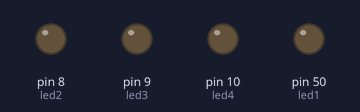
Recording of a sketch running on a simulated Arduino Mega 2560, built with avr-gcc and run on an emulated ATmega2560. Shown: output pins drawn as LEDs (lit = HIGH).

Above: at 0.25 s.
At 0.85 s:
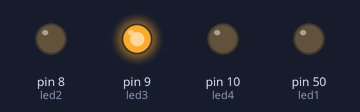
At 1.05 s:
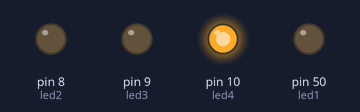
At 1.85 s:
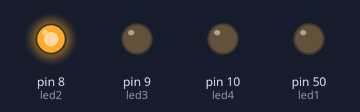
At 2.85 s:
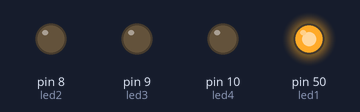
Timing chart, 0 to 3.1 s (numbered marks = the images above):
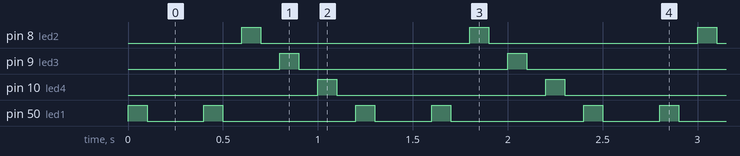

The sketch:

pract_1.ino
```cpp
//const int led = 50; //va fuera del setup para que sea variable global se hace constante
#define led1 50  //sin punto y coma y sin valor =
#define led2 8
#define led3 9
#define led4 10
void setup() {

  pinMode(50, OUTPUT);
  pinMode(8, OUTPUT);
  pinMode(9, OUTPUT);
  pinMode(10, OUTPUT);
}


void loop() {
  digitalWrite(led1, HIGH);   // turn the LED on (HIGH is the voltage level)
  delay(100);                       // wait for a second
  digitalWrite(led1, LOW);    // turn the LED off by making the voltage LOW
  delay(300);
   digitalWrite(led1, HIGH);   // turn the LED on (HIGH is the voltage level)
  delay(100);                       // wait for a second
  digitalWrite(led1, LOW);    // turn the LED off by making the voltage LOW
  delay(100);
  digitalWrite(led2, HIGH);   // turn the LED on (HIGH is the voltage level)
  delay(100);                       // wait for a second
  digitalWrite(led2, LOW);    // turn the LED off by making the voltage LOW
  delay(100);// wait for a second
  digitalWrite(led3, HIGH);   // turn the LED on (HIGH is the voltage level)
  delay(100);                       // wait for a second
  digitalWrite(led3, LOW);    // turn the LED off by making the voltage LOW
  delay(100);
  digitalWrite(led4, HIGH);   // turn the LED on (HIGH is the voltage level)
  delay(100);                       // wait for a second
  digitalWrite(led4, LOW);    // turn the LED off by making the voltage LOW
  delay(100);

  //digitalRead(PIN);
  //analogWrite(PIN,VALOR);
  //analogRead(PIN);

}
```

Measured:
- by itself, pin 8 (led2), pin 9 (led3), pin 10 (led4): alternates HIGH for 0.10 s and LOW for 1.1 s
- by itself, pin 50 (led1): repeats every 1.2 s: LOW 0.30 s, HIGH 0.10 s, LOW 0.70 s, HIGH 0.10 s
